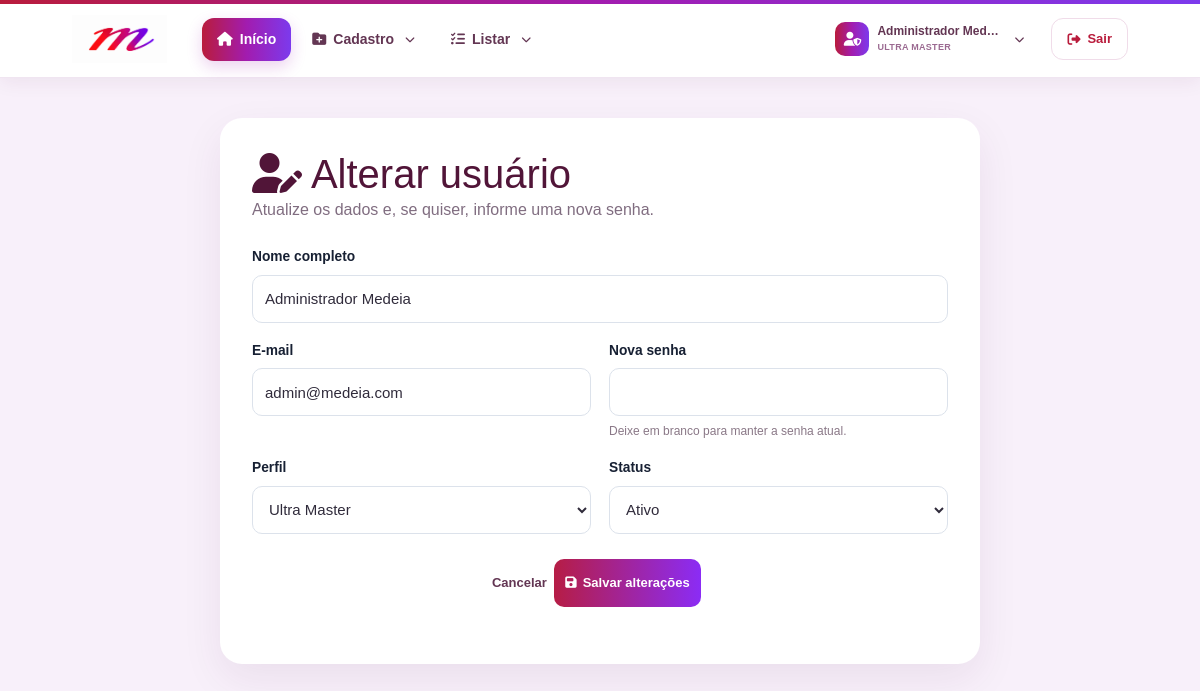
Page /painel/editar_operador.php?id=1 (signed in) on the committed database.
### tables this page shows
CREATE TABLE `operadores` (
  `id` int(10) unsigned NOT NULL AUTO_INCREMENT,
  `nome_operador` varchar(150) NOT NULL,
  `email_operador` varchar(190) NOT NULL,
  `senha_operador` varchar(255) NOT NULL,
  `perfil` enum('operador','master','ultra_master') NOT NULL DEFAULT 'operador',
  `status` enum('Ativo','Inativo') NOT NULL DEFAULT 'Ativo',
  `data_cadastro` datetime NOT NULL DEFAULT current_timestamp(),
  PRIMARY KEY (`id`),
  UNIQUE KEY `uq_operadores_email` (`email_operador`),
  KEY `idx_operadores_perfil` (`perfil`),
  KEY `idx_operadores_status` (`status`),
  KEY `idx_operadores_cadastro` (`data_cadastro`)
);

### painel/config/seguranca.php (called while the page is built, shortened)
<?php
if (!function_exists('corrigir_codificacao_painel')) {
    function corrigir_codificacao_painel($valor): string
    {
        $valor = (string)($valor ?? '');
        for ($i = 0; $i < 2; $i++) {
            if (!preg_match('/(?:Ã[-¿]|Â[-¿]|â€)/u', $valor)) {
                break;
            }
            $corrigido = @iconv('UTF-8', 'ISO-8859-1//IGNORE', $valor);
            $valor = $corrigido;
        }
        return $valor;
    }
}
if (!function_exists('h')) {
    function h($v): string
    {
        return htmlspecialchars(corrigir_codificacao_painel($v), ENT_QUOTES | ENT_SUBSTITUTE, 'UTF-8');
    }
}

### painel/controle_acesso.php (called while the page is built, shortened)
<?php
require_once __DIR__ . '/config/seguranca.php';
function perfil_usuario(): string { return (string)($_SESSION['usuario_perfil'] ?? ''); }
function eh_ultra_master(): bool { return perfil_usuario() === 'ultra_master'; }
function eh_master(): bool { return perfil_usuario() === 'master'; }

### painel/editar_operador.php (the view, shortened to what this page needs)
<?php
    require_once __DIR__ . '/conexao.php';
    require_once __DIR__ . '/controle_acesso.php';
    $id = filter_input(INPUT_GET, 'id', FILTER_VALIDATE_INT);
    $stmt = mysqli_prepare($conexao, 'SELECT id,nome_operador,email_operador,senha_operador,perfil,status FROM operadores WHERE id = ? LIMIT 1');
    mysqli_stmt_bind_param($stmt, 'i', $id);
    mysqli_stmt_execute($stmt);
    $usuario = mysqli_fetch_assoc(mysqli_stmt_get_result($stmt));
?>
<!DOCTYPE html>
<html lang="pt-BR">
    <head>
        <?php include 'includes_painel/head.php'; ?>
    </head>
    <body>
        <?php include 'includes_painel/header.php'; ?>
        <main class="usuario-form-page">
            <section class="usuario-card"><h1>
                <i class="fas fa-user-pen"></i> Alterar usuário</h1>
                <p>Atualize os dados e, se quiser, informe uma nova senha.</p>
                <form method="post">
                    <input type="hidden" name="csrf_token" value="<?= h(csrf_token()) ?>"><div class="grid">
                    <div class="campo full">
                        <label>Nome completo</label>
                        <input name="nome_operador" value="<?= h($usuario['nome_operador']) ?>" required>
                    </div>
                    <div class="campo">
                        <label>E-mail</label>
                        <input type="email" name="email_operador" value="<?= h($usuario['email_operador']) ?>" required>
                    </div>
                    <div class="campo">
                        <label>Nova senha</label>
                        <input type="password" name="senha_operador" minlength="6">
                        <div class="info">Deixe em branco para manter a senha atual.</div>
                    </div>
                    <div class="campo">
                        <label>Perfil</label>
                        <select name="perfil" <?= eh_master()?'disabled':'' ?>>
                            <?php if (eh_ultra_master()): ?>
                                <option value="ultra_master" <?= $usuario['perfil']==='ultra_master'?'selected':'' ?>>Ultra Master</option>
                            <?php endif; ?>
                        </select>
                    </div>
                    <div class="campo">
                        <label>Status</label>
                        <select name="status">
                            <option value="Ativo" <?= $usuario['status']==='Ativo'?'selected':'' ?>>Ativo</option>
                        </select>
                    </div>
                    </div>
                    <div class="acoes">
                        <a class="btn cancelar" href="lista_operadores.php">Cancelar</a>
                        <button class="btn salvar" type="submit">
                            <i class="fas fa-save"></i>
                            Salvar alterações
                        </button>
                    </div>
                </form>
            </section>
        </main>
    </body>
</html>

### rows in the picture
operadores: nome_operador "Administrador Medeia", email_operador "admin@medeia.com", perfil "Ultra Master", status "Ativo"

### other values in the picture
nome_usuario() "Administrador Medeia"
str_replace('_', ' ', perfil_usuario()) "ULTRA MASTER"
